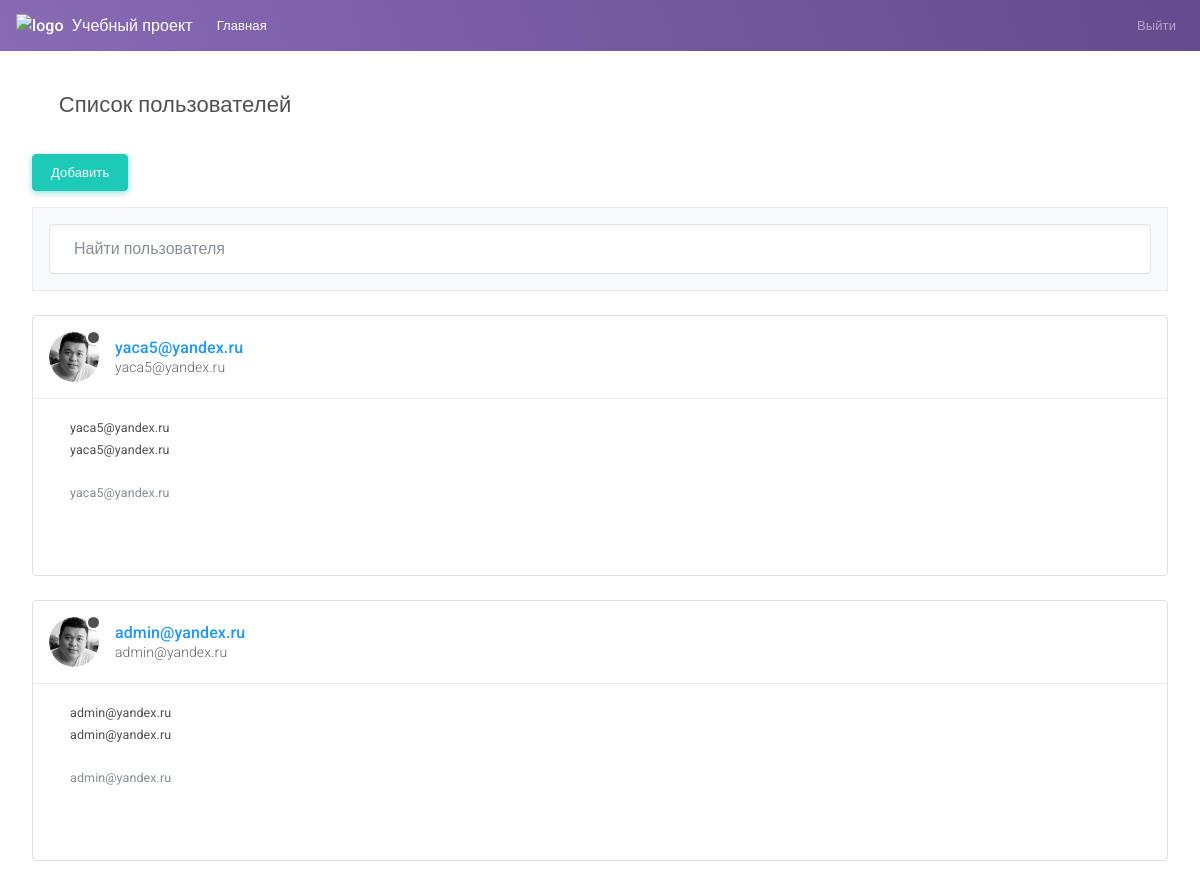
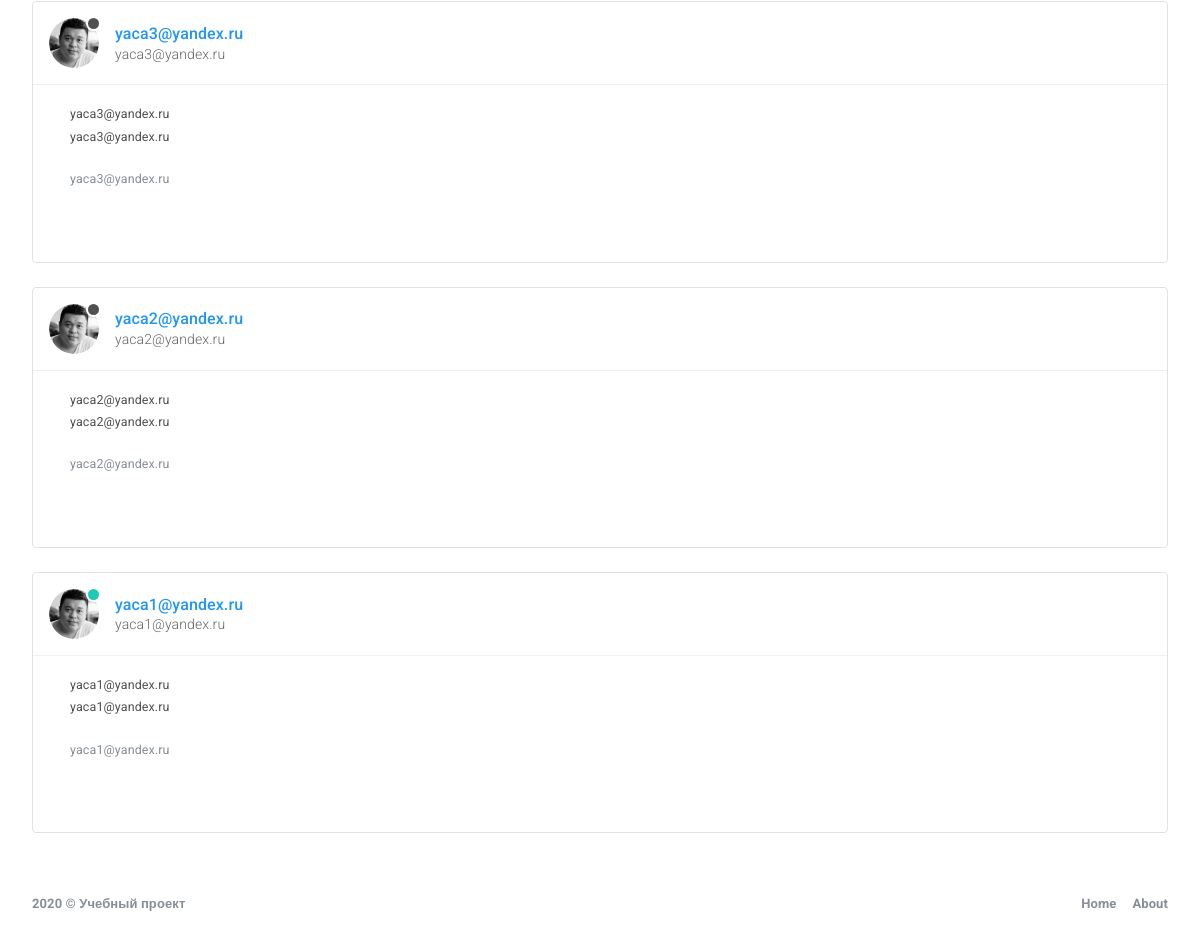
Screenshot of /page_users.php (signed in) with the database file from the repository (2 pictures, top to bottom).
### tables this page shows
CREATE TABLE `user` (
  `ID` int(11) NOT NULL,
  `EMAIL` varchar(255) DEFAULT NULL,
  `PASSWORD` varchar(255) DEFAULT NULL,
  `PROFILE` int(11) DEFAULT NULL,
  `SOCIAL` int(11) DEFAULT NULL,
  `STATUS` int(11) DEFAULT NULL,
  `ROLE` int(11) DEFAULT NULL
);

CREATE TABLE `status` (
  `ID` int(11) NOT NULL,
  `NAME` varchar(50) DEFAULT NULL,
  `CODE` varchar(50) DEFAULT NULL
);

CREATE TABLE `user_profile` (
  `ID` int(11) NOT NULL,
  `USER_ID` int(11) DEFAULT NULL,
  `NAME` varchar(255) DEFAULT NULL,
  `LAST_NAME` varchar(255) DEFAULT NULL,
  `SECOND_NAME` varchar(255) DEFAULT NULL,
  `PHONE` varchar(255) DEFAULT NULL,
  `ADDRESS` varchar(255) DEFAULT NULL,
  `JOB` varchar(255) DEFAULT NULL,
  `PHOTO` varchar(255) DEFAULT NULL
);

### include/functions.php (called while the page is built, shortened)
<?php
function dbConnect()
{
    return new PDO('mysql:host=' . DB_HOST . ';dbname=' . DB_NAME . ';charset=' . DB_CHARSET, DB_USER, DB_PASSWORD);
}
function getUserProfileById($profileId)
{
    if (is_array($profileId)) {
        $arId = $profileId;
    } else {
        $arId[] = $profileId;
    }
    $inList = str_repeat('?,', count($arId) - 1) . '?';
    $pdo = dbConnect();
    $stmt = $pdo->prepare('SELECT * FROM `user_profile` WHERE `ID` IN (' . $inList . ')');
    $stmt->execute($arId);
    $arRes = $stmt->fetchAll(PDO::FETCH_ASSOC);
    foreach ($arRes as $value) {
        $arResult[$value['ID']] = $value;
    }
    if (!empty($arResult)) {
        return $arResult;
    }
    return false;
}
function getUserSocialById($socialId)
{
    if (is_array($socialId)) {
        $arId = $socialId;
    } else {
        $arId[] = $socialId;
    }
    $inList = str_repeat('?,', count($arId) - 1) . '?';
    $pdo = dbConnect();
    $stmt = $pdo->prepare('SELECT * FROM `user_social` WHERE `ID` IN (' . $inList . ')');
    $stmt->execute($arId);
    $arRes = $stmt->fetchAll(PDO::FETCH_ASSOC);
    foreach ($arRes as $value) {
        $arResult[$value['ID']] = $value;
    }
    if (!empty($arResult)) {
        return $arResult;
    }
    return false;
}
function getUserListAll()
{
    $pdo = dbConnect();
    $stmt = $pdo->prepare('SELECT * FROM `user` ORDER BY `ID` DESC');
    $stmt->execute();
    $arRes = $stmt->fetchAll(PDO::FETCH_ASSOC);
    foreach ($arRes as $value) {
        $arResult[$value['ID']] = $value;
    }
    if (!empty($arResult)) {
        return $arResult;
    }
    return false;
}
function getStatusListAll()
{
    $pdo = dbConnect();
    $stmt = $pdo->prepare('SELECT * FROM `status` ORDER BY `ID` DESC');
    $stmt->execute();
    $arRes = $stmt->fetchAll(PDO::FETCH_ASSOC);
    foreach ($arRes as $value) {
        $arResult[$value['ID']] = $value;
    }
    if (!empty($arResult)) {
        return $arResult;
    }
    return false;
}
function getRoleListAll()
{
    $pdo = dbConnect();
    $stmt = $pdo->prepare('SELECT * FROM `role` ORDER BY `ID` DESC');
    $stmt->execute();
    $arRes = $stmt->fetchAll(PDO::FETCH_ASSOC);
    foreach ($arRes as $value) {
        $arResult[$value['ID']] = $value;
    }
    if (!empty($arResult)) {
        return $arResult;
    }
    return false;
}
function isAuthorize()
{
    if (!empty($_SESSION['USER']['ID'])) {
        return true;
    }
    return false;
}
function isAdmin()
{
    if ($_SESSION['USER']['ROLE']['CODE'] == 'admin') {
        return true;
    }
    return false;
}
?>

### handler/users.php (called while the page is built, shortened)
<?php
$arUserList = getUserListAll();
$arStatusList = getStatusListAll();
$arRoleList = getRoleListAll();
$arUserProfileList = getUserProfileById(array_column($arUserList, 'PROFILE'));
$arUserSocialList = getUserSocialById(array_column($arUserList, 'SOCIAL'));
?>

### page_users.php (the view, shortened to what this page needs)
<?php
if (file_exists($_SERVER["DOCUMENT_ROOT"] . '/handler/users.php')) {
    require_once($_SERVER["DOCUMENT_ROOT"] . '/handler/users.php');
}
?>
<!DOCTYPE html>
<html lang="en">
<head>
    <link id="vendorsbundle" rel="stylesheet" media="screen, print" href="css/vendors.bundle.css">
    <link id="appbundle" rel="stylesheet" media="screen, print" href="css/app.bundle.css">
    <link id="myskin" rel="stylesheet" media="screen, print" href="css/skins/skin-master.css">
    <link rel="stylesheet" media="screen, print" href="css/fa-solid.css">
    <link rel="stylesheet" media="screen, print" href="css/fa-brands.css">
    <link rel="stylesheet" media="screen, print" href="css/fa-regular.css">
</head>
<body class="mod-bg-1 mod-nav-link">
    <nav class="navbar navbar-expand-lg navbar-dark bg-primary bg-primary-gradient">
        <a class="navbar-brand d-flex align-items-center fw-500" href="page_users.php"><img alt="logo" class="d-inline-block align-top mr-2" src="img/logo.png"> Учебный проект</a>
        <div class="collapse navbar-collapse" id="navbarColor02">
            <ul class="navbar-nav mr-auto">
                <li class="nav-item active">
                    <a class="nav-link" href="/">Главная <span class="sr-only">(current)</span></a>
                </li>
            </ul>
            <ul class="navbar-nav ml-auto">
                <? if(isAuthorize()): ?>
                    <li class="nav-item">
                        <a class="nav-link" href="page_logout.php">Выйти</a>
                    </li>
                <? else: ?>
                    <li class="nav-item">
                        <a class="nav-link" href="page_login.php">Войти</a>
                    </li>
                <? endif; ?>
            </ul>
        </div>
    </nav>
    <main id="js-page-content" role="main" class="page-content mt-3">
        <div class="subheader">
            <h1 class="subheader-title">
                <i class='subheader-icon fal fa-users'></i> Список пользователей
            </h1>
        </div>
        <div class="row">
            <div class="col-xl-12">
                <? if(isAdmin()): ?>
                    <a class="btn btn-success" href="page_create_user.php">Добавить</a>
                <? endif; ?>
                <div class="border-faded bg-faded p-3 mb-g d-flex mt-3">
                    <input type="text" id="js-filter-contacts" name="filter-contacts" class="form-control shadow-inset-2 form-control-lg" placeholder="Найти пользователя">
                </div>
            </div>
        </div>
        <div class="row" id="js-contacts">
            <? foreach($arUserList as $value): ?>
                <div class="col-xl-4">
                    <div id="c_<?= $value['ID'] ?>" class="card border shadow-0 mb-g shadow-sm-hover" data-filter-tags="">
                        <div class="card-body border-faded border-top-0 border-left-0 border-right-0 rounded-top">
                            <div class="d-flex flex-row align-items-center">
                            <span class="status status-<?= $arStatusList[$value['STATUS']]['CODE'] ?> mr-3">
                                <span class="rounded-circle profile-image d-block" style="background-image:url('<?= ($arUserProfileList[$value['PROFILE']]['PHOTO']) ? $arUserProfileList[$value['PROFILE']]['PHOTO'] : 'upload/photo/default.png' ?>'); background-size: cover;"></span>
                            </span>
                                <div class="info-card-text flex-1">
                                    <? if (isAdmin() || isMyProfile($value['ID'])): ?>
                                        <a href="javascript:void(0);" class="fs-xl text-truncate text-truncate-lg text-info" data-toggle="dropdown" aria-expanded="false">
                                            <?= $arUserProfileList[$value['PROFILE']]['NAME'] ?>
                                            <i class="fal fas fa-cog fa-fw d-inline-block ml-1 fs-md"></i>
                                            <i class="fal fa-angle-down d-inline-block ml-1 fs-md"></i>
                                        </a>
                                    <? else: ?>
                                        <?= $arUserProfileList[$value['PROFILE']]['LAST_NAME'] ?>
                                        <?= $arUserProfileList[$value['PROFILE']]['NAME'] ?>
                                        <?= $arUserProfileList[$value['PROFILE']]['SECOND_NAME'] ?>
                                    <? endif; ?>
                                    <? if($arUserProfileList[$value['PROFILE']]['JOB']): ?>
                                        <span class="text-truncate text-truncate-xl">
                                        <?= $arUserProfileList[$value['PROFILE']]['JOB'] ?>
                                    </span>
                                    <? endif; ?>
                                </div>
                            </div>
                        </div>
                        <div class="card-body p-0 collapse show">
                            <div class="p-3">
                                <? if(!empty($arUserProfileList[$value['PROFILE']]['PHONE'])): ?>
                                    <a href="tel:<?= $arUserProfileList[$value['PROFILE']]['PHONE'] ?>" class="mt-1 d-block fs-sm fw-400 text-dark">
                                        <i class="fas fa-mobile-alt text-muted mr-2"></i>
                                        <?= $arUserProfileList[$value['PROFILE']]['PHONE'] ?>
                                    </a>
                                <? endif; ?>
                                <? if(!empty($value['EMAIL'])): ?>
                                    <a href="mailto:<?= $value['EMAIL'] ?>" class="mt-1 d-block fs-sm fw-400 text-dark">
                                        <i class="fas fa-mouse-pointer text-muted mr-2"></i>
                                        <?= $value['EMAIL'] ?>
                                    </a>
                                <? endif; ?>
                                <? if(!empty($arUserProfileList[$value['PROFILE']]['ADDRESS'])): ?>
                                    <address class="fs-sm fw-400 mt-4 text-muted">
                                        <i class="fas fa-map-pin mr-2"></i>
                                        <?= $arUserProfileList[$value['PROFILE']]['ADDRESS'] ?>
                                    </address>
                                <? endif; ?>
                                <div class="d-flex flex-row">
                                    <? if(!empty($arUserSocialList[$value['SOCIAL']]['VK'])): ?>
                                        <a href="<?= $arUserSocialList[$value['SOCIAL']]['VK'] ?>" class="mr-2 fs-xxl" style="color:#4680C2">
                                            <i class="fab fa-vk"></i>
                                        </a>
                                    <? endif; ?>
                                    <? if(!empty($arUserSocialList[$value['SOCIAL']]['TELEGRAM'])): ?>
                                        <a href="<?= $arUserSocialList[$value['SOCIAL']]['TELEGRAM'] ?>" class="mr-2 fs-xxl" style="color:#38A1F3">
                                            <i class="fab fa-telegram"></i>
                                        </a>
                                    <? endif; ?>
                                    <? if(!empty($arUserSocialList[$value['SOCIAL']]['INSTAGRAM'])): ?>
                                        <a href="<?= $arUserSocialList[$value['SOCIAL']]['INSTAGRAM'] ?>" class="mr-2 fs-xxl" style="color:#E1306C">
                                            <i class="fab fa-instagram"></i>
                                        </a>
                                    <? endif; ?>
                                </div>
                            </div>
                        </div>
                    </div>
                </div>
            <? endforeach; ?>
        </div>
    </main>
    <footer class="page-footer" role="contentinfo">
        <div class="d-flex align-items-center flex-1 text-muted">
            <span class="hidden-md-down fw-700">2020 © Учебный проект</span>
        </div>
        <div>
            <ul class="list-table m-0">
                <li><a href="intel_introduction.php" class="text-secondary fw-700">Home</a></li>
                <li class="pl-3"><a href="info_app_licensing.php" class="text-secondary fw-700">About</a></li>
            </ul>
        </div>
    </footer>
</body>
</html>

### css/fa-solid.css (style rules this page uses)
.fa,.fas { font-family:'Font Awesome 5 Pro';font-weight:900 }

### css/fa-brands.css (style rules this page uses)
.fab { font-family:'Font Awesome 5 Brands';font-weight:400 }

### rows the page displays
user: PROFILE.NAME "yaca5@yandex.ru", PROFILE.JOB "yaca5@yandex.ru", PROFILE.PHONE "yaca5@yandex.ru", EMAIL "yaca5@yandex.ru", PROFILE.ADDRESS "yaca5@yandex.ru"
user: PROFILE.NAME "admin@yandex.ru", PROFILE.JOB "admin@yandex.ru", PROFILE.PHONE "admin@yandex.ru", EMAIL "admin@yandex.ru", PROFILE.ADDRESS "admin@yandex.ru"
user: PROFILE.NAME "yaca3@yandex.ru", PROFILE.JOB "yaca3@yandex.ru", PROFILE.PHONE "yaca3@yandex.ru", EMAIL "yaca3@yandex.ru", PROFILE.ADDRESS "yaca3@yandex.ru"
user: PROFILE.NAME "yaca2@yandex.ru", PROFILE.JOB "yaca2@yandex.ru", PROFILE.PHONE "yaca2@yandex.ru", EMAIL "yaca2@yandex.ru", PROFILE.ADDRESS "yaca2@yandex.ru"
user: PROFILE.NAME "yaca1@yandex.ru", PROFILE.JOB "yaca1@yandex.ru", PROFILE.PHONE "yaca1@yandex.ru", EMAIL "yaca1@yandex.ru", PROFILE.ADDRESS "yaca1@yandex.ru"
